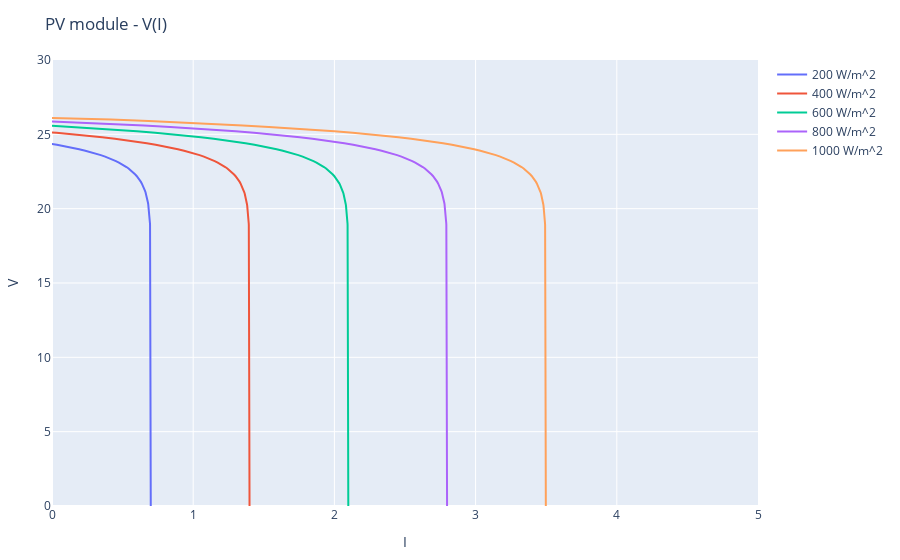

Notebook code for this chart:
### Code cell
plot([
scatter(y=V, x=i[:,1], mode="lines", name=labels[1]),
scatter(y=V, x=i[:,2], mode="lines", name=labels[2]),
scatter(y=V, x=i[:,3], mode="lines", name=labels[3]),
scatter(y=V, x=i[:,4], mode="lines", name=labels[4]),
scatter(y=V, x=i[:,5], mode="lines", name=labels[5])],
Layout(xaxis_range=[0,5], yaxis_range=[0,30], title="PV module - V(I)", xaxis_title="I", yaxis_title="V"))

### Figure 1 — Plotly figure (JSON) as saved in the notebook; plotly's stock layout.template omitted (floating-point values rounded to 4 significant figures; data arrays with more than 128 entries replaced by an {"elided": "..."} marker saying what was removed)
{"data": [{"mode": "lines", "name": "200 W/m^2", "type": "scatter", "x": {"elided": "301 float values"}, "y": {"elided": "301 float values"}}, {"mode": "lines", "name": "400 W/m^2", "type": "scatter", "x": {"elided": "301 float values"}, "y": {"elided": "301 float values"}}, {"mode": "lines", "name": "600 W/m^2", "type": "scatter", "x": {"elided": "301 float values"}, "y": {"elided": "301 float values"}}, {"mode": "lines", "name": "800 W/m^2", "type": "scatter", "x": {"elided": "301 float values"}, "y": {"elided": "301 float values"}}, {"mode": "lines", "name": "1000 W/m^2", "type": "scatter", "x": {"elided": "301 float values"}, "y": {"elided": "301 float values"}}], "layout": {"margin": {"b": 50, "l": 50, "r": 50, "t": 60}, "title": "PV module - V(I)", "xaxis": {"range": [0, 5], "title": {"text": "I"}}, "yaxis": {"range": [0, 30], "title": {"text": "V"}}}}
